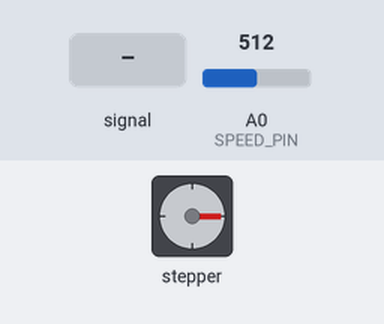
Bench run of a sketch on a simulated Arduino Uno, built with avr-gcc and run on an emulated ATmega328P. Shown: stepper motor. The test bench sets the inputs (shaded band); at power-on: A0 (SPEED_PIN) = 512. Stepper angles assume 64 steps per turn.

Above: at 1.25 s.
1.3 s: A0 (SPEED_PIN) set to 0
2.8 s: A0 (SPEED_PIN) set to 122
At 2.95 s:
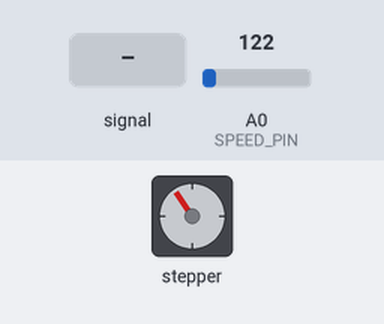
At 3.55 s:
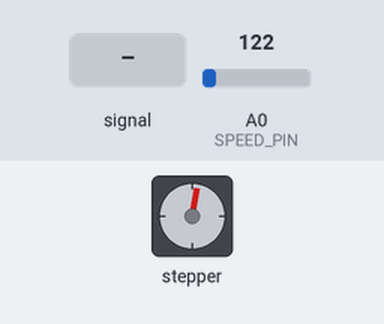
5.8 s: A0 (SPEED_PIN) set to 1010
At 5.97 s:
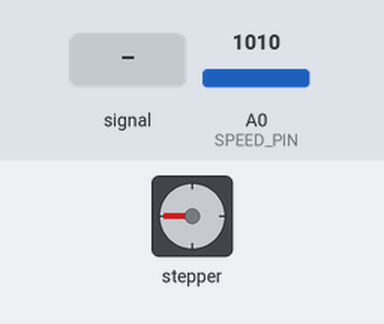
8.8 s: A0 (SPEED_PIN) set to 716
At 8.97 s:
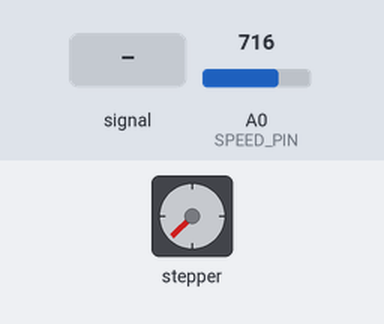
11.8 s: A0 (SPEED_PIN) fed a 200 Hz sine of ±81 counts around its level
14.8 s: A0 (SPEED_PIN) fed a 1000 Hz sine of ±255 counts around its level
Timing chart, 0 to 18.8 s (numbered marks = the images above; inputs shaded):
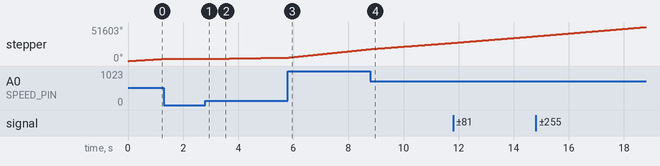

The sketch:

Stepper.ino
```cpp
//#include <Stepper.h>
#include <AccelStepper.h>

#define PIN_BLUE 8
#define PIN_PINK 9
#define PIN_YELLOW 10
#define PIN_ORANGE 11

#define MOTOR_RATIO 64
#define SHAFT_RATIO 32
#define STEPS_PER_REVOLUTION 64 * 32

#define SPEED_PIN 0

#define HALF_STEP 8

AccelStepper stepper(HALF_STEP, PIN_BLUE, PIN_YELLOW, PIN_PINK, PIN_ORANGE);

void setup()
{

	/* add setup code here */
	stepper.setSpeed(200);
	stepper.setMaxSpeed(1000);
	stepper.setAcceleration(100);

	stepper.moveTo(STEPS_PER_REVOLUTION);
}

void loop()
{
	int speedRead = analogRead(SPEED_PIN);

	int speed = map(speedRead, 0, 1024, 0, 1000);
	stepper.setSpeed(speedRead);

	if (stepper.distanceToGo() == 0){
		stepper.moveTo(-STEPS_PER_REVOLUTION);
	}
	/* add main program code here */

	stepper.run();
}
```

Measured:
- after the input at 1.3 s, stepper: stops changing and stays 3200°
- after the input at 2.8 s, stepper: keeps turning clockwise at about 672°/s, starting at once
- by itself, stepper: keeps turning clockwise at about 2504°/s
